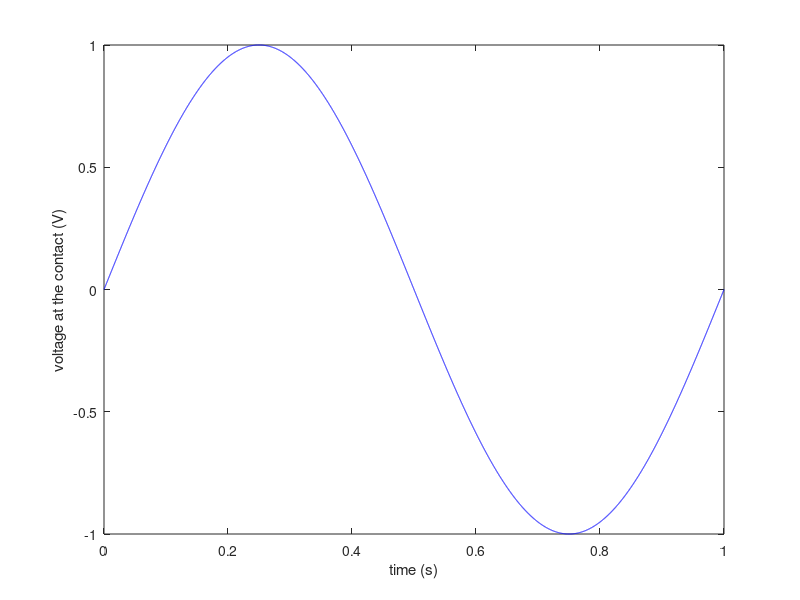
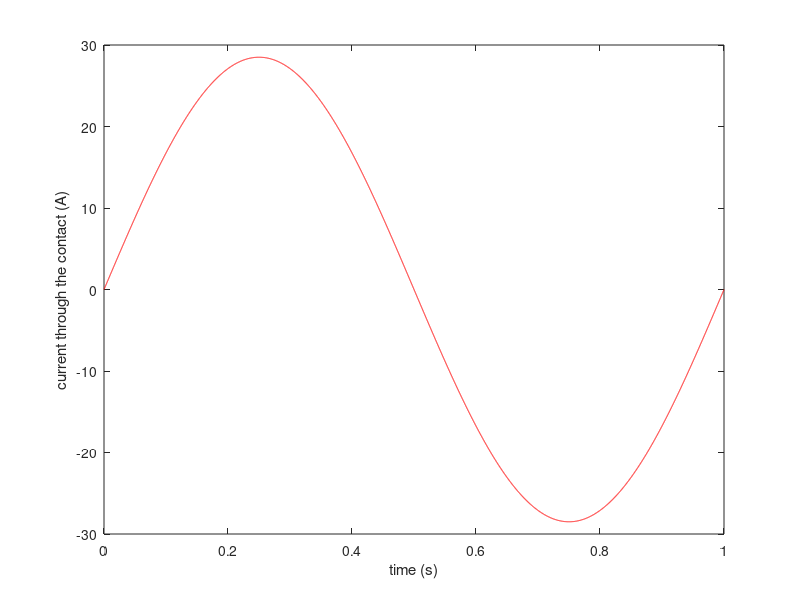

Recreate these plots in MATLAB, in order. (Note: this script raises an error after producing the figures.)
% benchmark2: Coulomb gauge
% Metal bar

load('benchmark2_coulomb.mat')

% Setup matrices and rhs
n   = size(M,1);
x0  = zeros(n,1);
f1  = @(t) 2*pi*cos(2*pi*t);
f2  = @(t) sin(2*pi*t);
rhs = @(t) r*[f1(t); 0; f2(t); 0];

% Init time stepping
dt     = 1e-4;
t      = 0:dt:1;
x      = zeros(length(t),n);
x(1,:) = x0;

% Rescale equations
A = M/dt+K;
R = spdiags(1./max(abs(A'))',0,n,n);

% Euler
[L, U, P, Q] = lu (R*A);
for j=2:length(t)
	b=(M/dt)*x(j-1,:)' - rhs(t(j));
	x(j,:) = Q*(U\(L\(P*R*b)));
end

% Plot
figure;
v = f2(t);
plot(t,v,'-b');
xlabel('time (s)'); 
ylabel('voltage at the contact (V)');

figure;
iv = x(:,end-1);
plot(t,iv,'-r');
xlabel('time (s)'); 
ylabel('current through the contact (A)');

% Store results
dlmwrite('benchmark2_coulomb.csv',{'t','v','i'})
dlmwrite('benchmark2_coulomb.csv',[t(:) v(:) iv(:)],'-append')